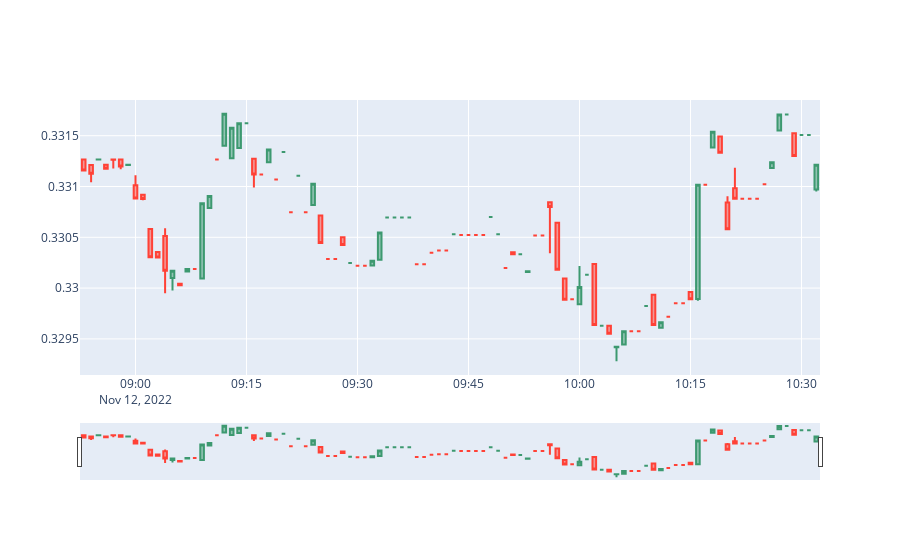

The code cell stored with this chart in its notebook:
### Code cell
fig = go.Figure(data=[go.Candlestick(x=data.index,
                open=data['open'],
                high=data['high'],
                low=data['low'],
                close=data['close'])])

fig.show()
